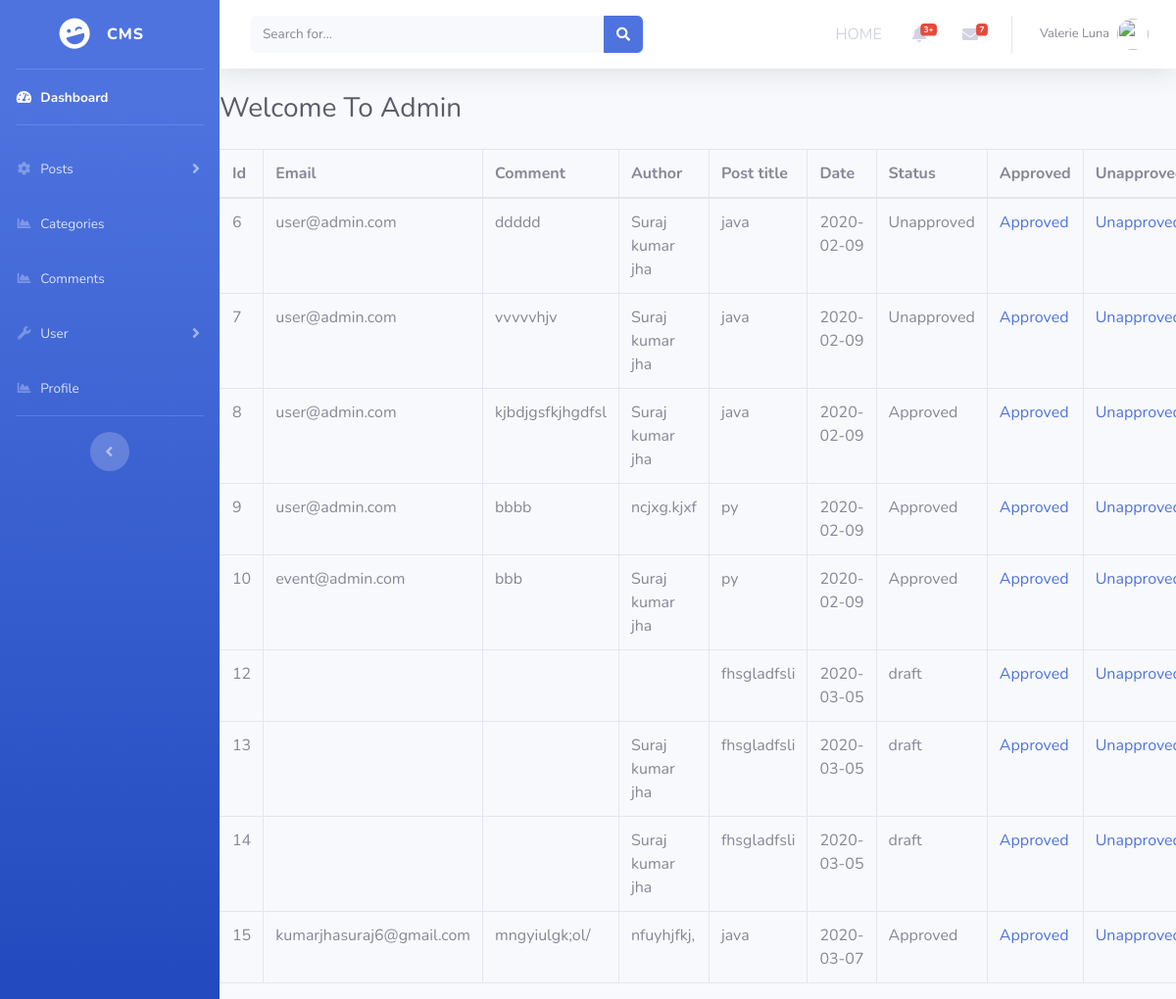
Screenshot of /blog/admin/comment.php (signed in) with the database file from the repository.
### tables this page shows
CREATE TABLE `comment` (
  `comm_id` int(3) NOT NULL,
  `comm_author` varchar(255) NOT NULL,
  `comm_content` text NOT NULL,
  `comm_date` date NOT NULL,
  `comm_status` varchar(255) NOT NULL,
  `comm_post_id` int(3) NOT NULL,
  `comm_email` varchar(255) NOT NULL
);

CREATE TABLE `post` (
  `post_id` int(3) NOT NULL,
  `post_category_id` int(3) NOT NULL,
  `post_title` varchar(255) NOT NULL,
  `post_author` varchar(255) NOT NULL,
  `post_date` date NOT NULL,
  `post_image` text NOT NULL,
  `post_content` text NOT NULL,
  `post_tags` varchar(255) NOT NULL,
  `post_comment_count` int(5) NOT NULL,
  `post_status` varchar(255) NOT NULL DEFAULT 'draft'
);

### blog/admin/includes/all_comment.php (the view, shortened to what this page needs)
<table class="table table-bordered table-hover">
    <thead>
        <th>Id</th>
        <th>Email</th>
        <th>Comment</th>
        <th>Author</th>
        <th>Post title</th>
        <th>Date</th>
        <th>Status</th>
        <th>Approved</th>
        <th>Unapproved</th>
    </thead>
    <tbody>
        <?php
          $query= "SELECT * FROM comment";
          $post_list=mysqli_query($connection,$query);
         while($row=mysqli_fetch_assoc($post_list)){
                            $comm_id=$row['comm_id'];
                            $comm_author=$row['comm_author'];
                            $comm_content=$row['comm_content'];
                            $comm_status=$row['comm_status'];
                            $comm_post_id=$row['comm_post_id'];
                            $comm_date=$row['comm_date'];
                            $comm_email=$row['comm_email'];
                            $query="SELECT * FROM post WHERE post_id = $comm_post_id ";
                            $display_post=mysqli_query($connection,$query);
                            while($row=mysqli_fetch_assoc($display_post)){
                              $comm_post_title=$row['post_title'];
                            }
                           echo "<tr>";
                           echo "<td>{$comm_id}</td>";
                           echo "<td>{$comm_email}</td>";
                           echo "<td>{$comm_content}</td>";
                           echo "<td>{$comm_author}</td>";
                           echo "<td>{$comm_post_title}</td>";
                           echo "<td>{$comm_date}</td>";
                           echo "<td>{$comm_status}</td>";
                           echo "<td><a href='comment.php?approve={$comm_id}'>Approved</a></td>";
                           echo "<td><a href='comment.php?unapprove={$comm_id}'>Unapproved</a></td>";
                           echo "</tr>";
                          }
        ?>
      </tbody>
    </table>

### rows the page displays
comment: comm_id "6", comm_email "user@admin.com", comm_content "ddddd", comm_author "Suraj kumar jha", post.post_title "java", comm_date "2020-02-09", comm_status "Unapproved"
comment: comm_id "7", comm_email "user@admin.com", comm_content "vvvvvhjv", comm_author "Suraj kumar jha", post.post_title "java", comm_date "2020-02-09", comm_status "Unapproved"
comment: comm_id "8", comm_email "user@admin.com", comm_content "kjbdjgsfkjhgdfsl", comm_author "Suraj kumar jha", post.post_title "java", comm_date "2020-02-09", comm_status "Approved"
comment: comm_id "9", comm_email "user@admin.com", comm_content "bbbb", comm_author "ncjxg.kjxf", post.post_title "py", comm_date "2020-02-09", comm_status "Approved"
comment: comm_id "10", comm_email "event@admin.com", comm_content "bbb", comm_author "Suraj kumar jha", post.post_title "py", comm_date "2020-02-09", comm_status "Approved"
comment: comm_id "12", post.post_title "fhsgladfsli", comm_date "2020-03-05", comm_status "draft"
comment: comm_id "13", comm_author "Suraj kumar jha", post.post_title "fhsgladfsli", comm_date "2020-03-05", comm_status "draft"
comment: comm_id "14", comm_author "Suraj kumar jha", post.post_title "fhsgladfsli", comm_date "2020-03-05", comm_status "draft"
comment: comm_id "15", comm_email "kumarjhasuraj6@gmail.com", comm_content "mngyiulgk;ol/", comm_author "nfuyhjfkj,", post.post_title "java", comm_date "2020-03-07", comm_status "Approved"
